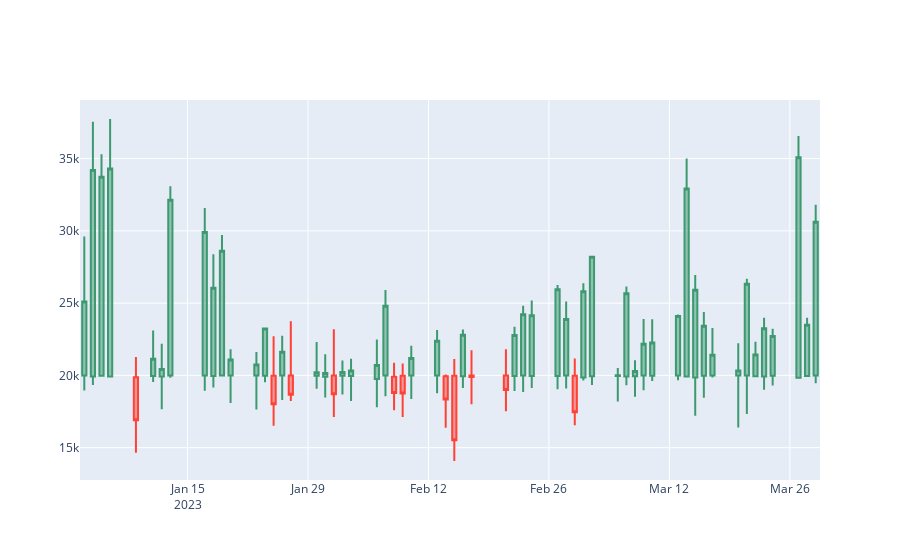

Notebook source saved alongside this figure:
### Code cell
# create_candle_stick(portfolio_rand[ticker+[col for col in portfolio_rand.columns if re.search(".*portfolio.*", col)]], date='2024-11-07')
create_candle_stick(portfolio_rand[ticker+[col for col in portfolio_rand.columns if re.search(".*portfolio.*", col)]+ \
                    ["org_index","shift_index"]], date=portfolio_rand.index[0].strftime("%Y-%m-%d"))

### Figure 1 — Plotly figure (JSON) as saved in the notebook; plotly's stock layout.template omitted (floating-point values rounded to 4 significant figures)
{"data": [{"close": [25100.0, 34220.0, 33750.0, 34310.0, 16900.0, null, 21140.0, 20450.0, 32150.0, 29920.0, 26060.0, 28620.0, 21100.0, 20760.0, 23240.0, 18000.0, 21630.0, 18660.0, 20220.0, 20170.0, 18700.0, 20230.0, 20350.0, 20720.0, 24820.0, 18780.0, 18740.0, 21200.0, 22400.0, 18330.0, 15510.0, 22810.0, 19900.0, 18990.0, 22790.0, 24230.0, 24170.0, 25960.0, 23900.0, 17450.0, 25820.0, 28220.0, 20010.0, 25680.0, 20300.0, 22190.0, 22270.0, 24100.0, 32920.0, 25920.0, 23440.0, 21430.0, 20340.0, 26340.0, 21440.0, 23270.0, 22720.0, 35100.0, 23510.0, 30640.0], "high": [29600.0, 37540.0, 35310.0, 37740.0, 21280.0, null, 23110.0, 22190.0, 33090.0, 31590.0, 28380.0, 29720.0, 21810.0, 21620.0, 23310.0, 22700.0, 22750.0, 23740.0, 22310.0, 21460.0, 23200.0, 21040.0, 21140.0, 22480.0, 25910.0, 20880.0, 20820.0, 22060.0, 23140.0, 20070.0, 21140.0, 23170.0, 21740.0, 21820.0, 23370.0, 24820.0, 25170.0, 26250.0, 25110.0, 21170.0, 26380.0, 28270.0, 20510.0, 26150.0, 21040.0, 23890.0, 23890.0, 24210.0, 35010.0, 26940.0, 24380.0, 23280.0, 22220.0, 26690.0, 22330.0, 23990.0, 23220.0, 36570.0, 23990.0, 31800.0], "hovertext": ["Buy Date: 2023-01-03 00:00:00<br>Sell Date: 2023-03-29 00:00:00<br>Recom Port: {'TEAM': 158}", "Buy Date: 2023-01-04 00:00:00<br>Sell Date: 2023-03-30 00:00:00<br>Recom Port: {'TSLA': 175, 'MRVL': 1}", "Buy Date: 2023-01-05 00:00:00<br>Sell Date: 2023-03-31 00:00:00<br>Recom Port: {'TEAM': 32, 'VRTX': 6, 'TTD': 38, 'TSLA': 116}", "Buy Date: 2023-01-06 00:00:00<br>Sell Date: 2023-04-03 00:00:00<br>Recom Port: {'INTC': 1, 'TSLA': 176}", "Buy Date: 2023-01-09 00:00:00<br>Sell Date: 2023-04-04 00:00:00<br>Recom Port: {'MRNA': 108}", "Buy Date: 2023-01-10 00:00:00<br>Sell Date: 2023-04-05 00:00:00<br>Recom Port: nan", "Buy Date: 2023-01-11 00:00:00<br>Sell Date: 2023-04-06 00:00:00<br>Recom Port: {'DXCM': 188}", "Buy Date: 2023-01-12 00:00:00<br>Sell Date: 2023-04-10 00:00:00<br>Recom Port: {'LRCX': 1, 'CSX': 1, 'KDP': 1, 'NFLX': 60}", "Buy Date: 2023-01-13 00:00:00<br>Sell Date: 2023-04-11 00:00:00<br>Recom Port: {'NVDA': 1184}", "Buy Date: 2023-01-17 00:00:00<br>Sell Date: 2023-04-12 00:00:00<br>Recom Port: {'NVDA': 1130}", "Buy Date: 2023-01-18 00:00:00<br>Sell Date: 2023-04-13 00:00:00<br>Recom Port: {'AMD': 283}", "Buy Date: 2023-01-19 00:00:00<br>Sell Date: 2023-04-14 00:00:00<br>Recom Port: {'MDLZ': 74, 'NVDA': 784, 'SBUX': 8, 'TTWO': 15}", "Buy Date: 2023-01-20 00:00:00<br>Sell Date: 2023-04-17 00:00:00<br>Recom Port: {'AZN': 28, 'GOOG': 133, 'BKR': 63, 'SBUX': 31}", "Buy Date: 2023-01-23 00:00:00<br>Sell Date: 2023-04-18 00:00:00<br>Recom Port: {'GOOG': 198}", "Buy Date: 2023-01-24 00:00:00<br>Sell Date: 2023-04-19 00:00:00<br>Recom Port: {'AAPL': 22, 'DXCM': 146, 'GOOG': 14}", "Buy Date: 2023-01-25 00:00:00<br>Sell Date: 2023-04-20 00:00:00<br>Recom Port: {'TEAM': 25, 'PDD': 109, 'MELI': 5}", "Buy Date: 2023-01-26 00:00:00<br>Sell Date: 2023-04-21 00:00:00<br>Recom Port: {'MRVL': 1, 'AMZN': 139, 'ASML': 4, 'LULU': 11, 'AZN': 1}", "Buy Date: 2023-01-27 00:00:00<br>Sell Date: 2023-04-24 00:00:00<br>Recom Port: {'WBA': 1, 'ROP': 4, 'TSLA': 98, 'CCEP': 15, 'CPRT': 1}", "Buy Date: 2023-01-30 00:00:00<br>Sell Date: 2023-04-25 00:00:00<br>Recom Port: {'MSFT': 3, 'KLAC': 21, 'ODFL': 23, 'LRCX': 148, 'AMGN': 4, 'AVGO': 6}", "Buy Date: 2023-01-31 00:00:00<br>Sell Date: 2023-04-26 00:00:00<br>Recom Port: {'CSGP': 3, 'ROP': 14, 'FANG': 39, 'MELI': 7, 'DXCM': 3}", "Buy Date: 2023-02-01 00:00:00<br>Sell Date: 2023-04-27 00:00:00<br>Recom Port: {'NFLX': 5, 'INTC': 137, 'EA': 4, 'MSFT': 4, 'TSLA': 71}", "Buy Date: 2023-02-02 00:00:00<br>Sell Date: 2023-04-28 00:00:00<br>Recom Port: {'GILD': 44, 'BKR': 77, 'AMGN': 19, 'BKNG': 2, 'KHC': 136}", "Buy Date: 2023-02-03 00:00:00<br>Sell Date: 2023-05-01 00:00:00<br>Recom Port: {'VRSK': 24, 'CCEP': 1, 'CSGP': 97, 'IDXX': 17}", "Buy Date: 2023-02-06 00:00:00<br>Sell Date: 2023-05-02 00:00:00<br>Recom Port: {'SNPS': 2, 'CCEP': 1, 'AMD': 86, 'MU': 120, 'AEP': 1, 'INTC': 163}", "Buy Date: 2023-02-07 00:00:00<br>Sell Date: 2023-05-03 00:00:00<br>Recom Port: {'WBD': 33, 'TTD': 12, 'NVDA': 851}", "Buy Date: 2023-02-08 00:00:00<br>Sell Date: 2023-05-04 00:00:00<br>Recom Port: {'QCOM': 69, 'GILD': 1, 'MNST': 1, 'CPRT': 1, 'BKNG': 2, 'EXC': 37, 'MAR': 28}", "Buy Date: 2023-02-09 00:00:00<br>Sell Date: 2023-05-05 00:00:00<br>Recom Port: {'CDNS': 13, 'MAR': 22, 'ON': 68, 'QCOM': 64}", "Buy Date: 2023-02-10 00:00:00<br>Sell Date: 2023-05-08 00:00:00<br>Recom Port: {'ON': 34, 'MAR': 9, 'AMZN': 146, 'WDAY': 1, 'FAST': 24}", "Buy Date: 2023-02-13 00:00:00<br>Sell Date: 2023-05-09 00:00:00<br>Recom Port: {'GOOGL': 48, 'VRTX': 44, 'NXPI': 5, 'TEAM': 3, 'MAR': 5}", "Buy Date: 2023-02-14 00:00:00<br>Sell Date: 2023-05-10 00:00:00<br>Recom Port: {'NXPI': 10, 'MCHP': 32, 'NFLX': 43}", "Buy Date: 2023-02-15 00:00:00<br>Sell Date: 2023-05-11 00:00:00<br>Recom Port: {'PDD': 153, 'INTC': 196}", "Buy Date: 2023-02-16 00:00:00<br>Sell Date: 2023-05-12 00:00:00<br>Recom Port: {'VRTX': 39, 'AAPL': 46, 'TXN': 4, 'ODFL': 5}", "Buy Date: 2023-02-17 00:00:00<br>Sell Date: 2023-05-15 00:00:00<br>Recom Port: {'AAPL': 57, 'TXN': 36, 'WBD': 349}", "Buy Date: 2023-02-21 00:00:00<br>Sell Date: 2023-05-16 00:00:00<br>Recom Port: {'MRNA': 11, 'PYPL': 95, 'ADBE': 5, 'CHTR': 10, 'LRCX': 131}", "Buy Date: 2023-02-22 00:00:00<br>Sell Date: 2023-05-17 00:00:00<br>Recom Port: {'LRCX': 112, 'AMAT': 53, 'ON': 120}", "Buy Date: 2023-02-23 00:00:00<br>Sell Date: 2023-05-18 00:00:00<br>Recom Port: {'ADI': 12, 'MU': 85, 'PDD': 12, 'WBD': 1, 'GOOGL': 117, 'NXPI': 7}", "Buy Date: 2023-02-24 00:00:00<br>Sell Date: 2023-05-19 00:00:00<br>Recom Port: {'ADI': 8, 'PYPL': 37, 'VRTX': 18, 'NVDA': 457}", "Buy Date: 2023-02-27 00:00:00<br>Sell Date: 2023-05-22 00:00:00<br>Recom Port: {'MDB': 44, 'TTD': 197}", "Buy Date: 2023-02-28 00:00:00<br>Sell Date: 2023-05-23 00:00:00<br>Recom Port: {'PYPL': 37, 'AMZN': 101, 'GOOGL': 41, 'LRCX': 94}", "Buy Date: 2023-03-01 00:00:00<br>Sell Date: 2023-05-24 00:00:00<br>Recom Port: {'INTU': 10, 'WBD': 720, 'AMAT': 13, 'MCHP': 47}", "Buy Date: 2023-03-02 00:00:00<br>Sell Date: 2023-05-25 00:00:00<br>Recom Port: {'MSFT': 80}", "Buy Date: 2023-03-03 00:00:00<br>Sell Date: 2023-05-26 00:00:00<br>Recom Port: {'META': 108}", "Buy Date: 2023-03-06 00:00:00<br>Sell Date: 2023-05-30 00:00:00<br>Recom Port: {'CTSH': 327}", "Buy Date: 2023-03-07 00:00:00<br>Sell Date: 2023-05-31 00:00:00<br>Recom Port: {'AMZN': 213}", "Buy Date: 2023-03-08 00:00:00<br>Sell Date: 2023-06-01 00:00:00<br>Recom Port: {'LULU': 3, 'CTSH': 317}", "Buy Date: 2023-03-09 00:00:00<br>Sell Date: 2023-06-02 00:00:00<br>Recom Port: {'BKR': 75, 'AMZN': 69, 'DLTR': 48, 'CRWD': 12, 'ROST': 32}", "Buy Date: 2023-03-10 00:00:00<br>Sell Date: 2023-06-05 00:00:00<br>Recom Port: {'FAST': 50, 'CRWD': 41, 'TMUS': 2, 'ILMN': 45, 'CSX': 29, 'ADI': 17}", "Buy Date: 2023-03-13 00:00:00<br>Sell Date: 2023-06-06 00:00:00<br>Recom Port: {'ADSK': 15, 'DXCM': 100, 'CCEP': 13, 'DDOG': 58, 'TTWO': 13}", "Buy Date: 2023-03-14 00:00:00<br>Sell Date: 2023-06-07 00:00:00<br>Recom Port: {'NVDA': 505, 'MDB': 38}", "Buy Date: 2023-03-15 00:00:00<br>Sell Date: 2023-06-08 00:00:00<br>Recom Port: {'META': 11, 'TSLA': 98}", "Buy Date: 2023-03-16 00:00:00<br>Sell Date: 2023-06-09 00:00:00<br>Recom Port: {'PANW': 94, 'AMD': 21, 'DXCM': 1}", "Buy Date: 2023-03-17 00:00:00<br>Sell Date: 2023-06-12 00:00:00<br>Recom Port: {'KHC': 82, 'SBUX': 4, 'FANG': 96, 'MAR': 37}", "Buy Date: 2023-03-20 00:00:00<br>Sell Date: 2023-06-13 00:00:00<br>Recom Port: {'MSFT': 14, 'WBD': 1139}", "Buy Date: 2023-03-21 00:00:00<br>Sell Date: 2023-06-14 00:00:00<br>Recom Port: {'INTC': 98, 'AMD': 180}", "Buy Date: 2023-03-22 00:00:00<br>Sell Date: 2023-06-15 00:00:00<br>Recom Port: {'QCOM': 1, 'MELI': 7, 'WBA': 21, 'FAST': 12, 'LIN': 31}", "Buy Date: 2023-03-23 00:00:00<br>Sell Date: 2023-06-16 00:00:00<br>Recom Port: {'GOOG': 188}", "Buy Date: 2023-03-24 00:00:00<br>Sell Date: 2023-06-20 00:00:00<br>Recom Port: {'DXCM': 9, 'BKR': 304, 'MCHP': 84, 'AMZN': 47}", "Buy Date: 2023-03-27 00:00:00<br>Sell Date: 2023-06-21 00:00:00<br>Recom Port: {'MDB': 94, 'EXC': 1}", "Buy Date: 2023-03-28 00:00:00<br>Sell Date: 2023-06-22 00:00:00<br>Recom Port: {'TTWO': 131, 'CPRT': 1, 'MELI': 4}", "Buy Date: 2023-03-29 00:00:00<br>Sell Date: 2023-06-23 00:00:00<br>Recom Port: {'MSFT': 6, 'NVDA': 676, 'GOOGL': 1}"], "low": [18960.0, 19340.0, 19940.0, 19920.0, 14650.0, null, 19552, 17670.0, 19840.0, 18930.0, 19160.0, 19960.0, 18090.0, 17650.0, 19520.0, 16520.0, 18300.0, 18240.0, 19080.0, 18470.0, 17120.0, 18680.0, 18230.0, 17790.0, 18560.0, 17590.0, 17130.0, 18360.0, 18760.0, 16380.0, 14080.0, 19120.0, 18000.0, 17520.0, 18930.0, 18850.0, 19130.0, 19050.0, 19090.0, 16550.0, 19650.0, 19330.0, 18200.0, 19330.0, 18520.0, 18970.0, 19620.0, 19670.0, 19920.0, 17210.0, 18450.0, 19850.0, 16400.0, 17320.0, 19880.0, 19000.0, 19290.0, 19840.0, 19950.0, 19460.0], "open": [19987, 19920.0, 19980.0, 19930.0, 19870.0, null, 19960.0, 19920.0, 20000.0, 19990.0, 19960.0, 20000.0, 20000.0, 19990.0, 19970.0, 19970.0, 19990.0, 20000.0, 19980.0, 19910.0, 19990.0, 19970.0, 19960.0, 19740.0, 20000.0, 19900.0, 19980.0, 19990.0, 19990.0, 19940.0, 19970.0, 19940.0, 20000.0, 20000.0, 19960.0, 19990.0, 19950.0, 19950.0, 19990.0, 19970.0, 19850.0, 19950.0, 19970.0, 19930.0, 19940.0, 20000.0, 19980.0, 20000.0, 19920.0, 19850.0, 19980.0, 19990.0, 19990.0, 19990.0, 19950.0, 19930.0, 19970.0, 19840.0, 19960.0, 20000.0], "type": "candlestick", "x": ["2023-01-03T00:00:00", "2023-01-04T00:00:00", "2023-01-05T00:00:00", "2023-01-06T00:00:00", "2023-01-09T00:00:00", "2023-01-10T00:00:00", "2023-01-11T00:00:00", "2023-01-12T00:00:00", "2023-01-13T00:00:00", "2023-01-17T00:00:00", "2023-01-18T00:00:00", "2023-01-19T00:00:00", "2023-01-20T00:00:00", "2023-01-23T00:00:00", "2023-01-24T00:00:00", "2023-01-25T00:00:00", "2023-01-26T00:00:00", "2023-01-27T00:00:00", "2023-01-30T00:00:00", "2023-01-31T00:00:00", "2023-02-01T00:00:00", "2023-02-02T00:00:00", "2023-02-03T00:00:00", "2023-02-06T00:00:00", "2023-02-07T00:00:00", "2023-02-08T00:00:00", "2023-02-09T00:00:00", "2023-02-10T00:00:00", "2023-02-13T00:00:00", "2023-02-14T00:00:00", "2023-02-15T00:00:00", "2023-02-16T00:00:00", "2023-02-17T00:00:00", "2023-02-21T00:00:00", "2023-02-22T00:00:00", "2023-02-23T00:00:00", "2023-02-24T00:00:00", "2023-02-27T00:00:00", "2023-02-28T00:00:00", "2023-03-01T00:00:00", "2023-03-02T00:00:00", "2023-03-03T00:00:00", "2023-03-06T00:00:00", "2023-03-07T00:00:00", "2023-03-08T00:00:00", "2023-03-09T00:00:00", "2023-03-10T00:00:00", "2023-03-13T00:00:00", "2023-03-14T00:00:00", "2023-03-15T00:00:00", "2023-03-16T00:00:00", "2023-03-17T00:00:00", "2023-03-20T00:00:00", "2023-03-21T00:00:00", "2023-03-22T00:00:00", "2023-03-23T00:00:00", "2023-03-24T00:00:00", "2023-03-27T00:00:00", "2023-03-28T00:00:00", "2023-03-29T00:00:00"]}], "layout": {"autosize": true, "xaxis": {"autorange": true, "range": ["2023-01-02 12:00", "2023-03-29 12:00"], "rangeslider": {"visible": false, "yaxis": {}}, "type": "date"}, "yaxis": {"autorange": true, "range": [12760.0, 39050.0]}}}
